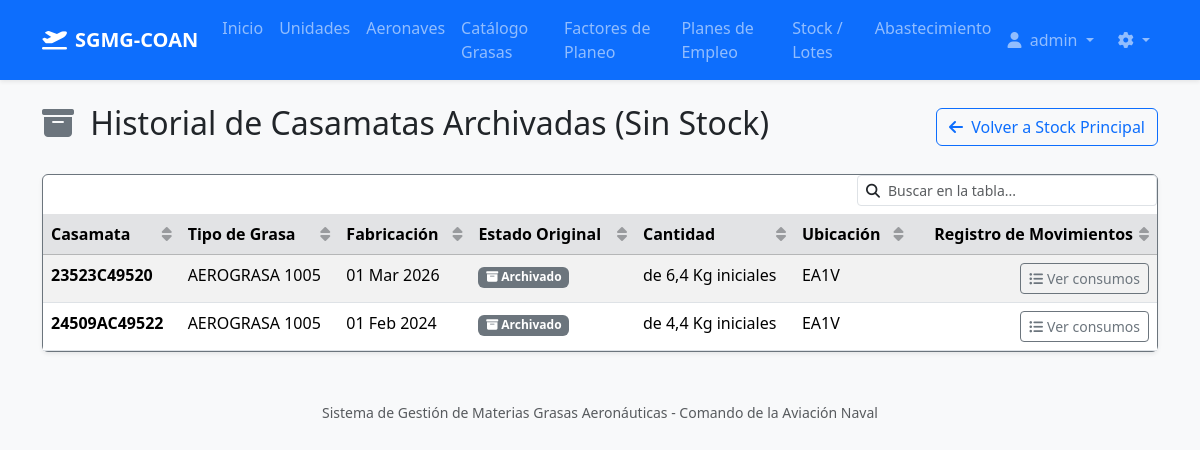
The page /stock/archived/ (signed in) on the database its author committed.
### core/models.py (models this page shows, shortened)
class CustomUser(AbstractUser):
    unit = models.ForeignKey(
        'Unit',
        on_delete=models.SET_NULL,
        null=True,
        blank=True,
        related_name='users',
        verbose_name="Unidad / Escuadrilla Asignada",
        help_text="Asignar una unidad para restringir al usuario a consumos únicamente de esta ubicación."
    )

class GreaseBatch(models.Model):
    STATUS_CHOICES = [
        ('SERVICEABLE', 'Retesteable'),
        ('NEAR_EXPIRATION', 'Próximo a Vencer'),
        ('EXPIRED', 'Vencido'),
        ('PENDING_RETEST', 'Retesteando...'),
    ]
    grease_type = models.ForeignKey(GreaseType, on_delete=models.CASCADE, related_name="batches", verbose_name="Tipo de Grasa")
    batch_number = models.CharField(max_length=100, verbose_name="Número de Lote")
    manufacturing_date = models.DateField(verbose_name="Fecha de Fabricación")
    expiration_date = models.DateField(verbose_name="Fecha de Vencimiento")
    initial_quantity = models.DecimalField(max_digits=10, decimal_places=2, verbose_name="Cantidad Inicial")
    available_quantity = models.DecimalField(max_digits=10, decimal_places=2, verbose_name="Cantidad Disponible")
    unit_price = models.DecimalField(max_digits=14, decimal_places=6, verbose_name="Costo Unitario Real ($)", blank=True, null=True, help_text="Costo real calculado por unidad (Kg/L).")
    storage_location = models.CharField(max_length=100, verbose_name="Ubicación (Almacén/Unidad)")
    status = models.CharField(max_length=30, choices=STATUS_CHOICES, default='SERVICEABLE', verbose_name="Estado")
    can_be_retested = models.BooleanField(default=True, verbose_name="¿Admite retesteo futuro?", help_text="Indica si este lote puede ser sometido a un nuevo retesteo cuando venza.")
    is_archived = models.BooleanField(default=False, verbose_name="¿Archivado (Historial)?")
    class Meta:
        verbose_name = "Casamata"
        verbose_name_plural = "Casamatas"
        unique_together = ('grease_type', 'batch_number')

class GreaseType(models.Model):
    unidad = models.CharField(max_length=50, verbose_name="UNIDAD")
    presentacion = models.DecimalField(max_digits=10, decimal_places=2, verbose_name="PRESENTACIÓN")
    nomenclatura = models.CharField(max_length=150, verbose_name="NOMENCLATURA")
    nne_nsn = models.CharField(max_length=100, verbose_name="N.N.E. / N.S.N.", blank=True, null=True)
    sibys = models.CharField(max_length=100, verbose_name="SIBYS", blank=True, null=True)
    nato = models.CharField(max_length=100, verbose_name="NATO", blank=True, null=True)
    normas_mil_otras = models.CharField(max_length=200, verbose_name="NORMAS MIL / OTRAS", blank=True, null=True)
    shelf_life_months = models.PositiveIntegerField(verbose_name="Vida Útil Total (Meses)")
    recertification_allowed = models.BooleanField(default=False, verbose_name="Permite Re-certificación")
    minimum_stock = models.DecimalField(max_digits=10, decimal_places=2, default=0, verbose_name="Stock Mínimo Permanente", help_text="Punto de pedido. El sistema enviará alertas si el stock cae por debajo de esta cantidad.")
    class Meta:
        verbose_name = "Tipo de Grasa / Aceite"
        verbose_name_plural = "Tipos de Grasas / Aceites"
        unique_together = ('nomenclatura', 'presentacion', 'normas_mil_otras')

### core/views.py (the view, shortened to what this page needs)
# urls.py: path('stock/archived/', views.ArchivedBatchListView.as_view(), name='batch_archived_list'),
class ArchivedBatchListView(LoginRequiredMixin, ListView):
    model = GreaseBatch
    template_name = 'core/greasebatch_archived_list.html'
    context_object_name = 'batches'
    def get_queryset(self):
        qs = super().get_queryset().filter(is_archived=True)
        user = self.request.user
        return qs.order_by('-manufacturing_date')

### core/templatetags/core_filters.py (called while the page is built)
@register.filter
def smart_number(value):
    try:
        if isinstance(value, Decimal):
            d = value.normalize()
            return int(d) if d == d.to_integral() else d
        f_val = float(value)
        if f_val.is_integer():
            return int(f_val)
        return f_val
    except (ValueError, TypeError):
        return value

### core/templates/core/greasebatch_archived_list.html
{% extends 'base.html' %}
{% load core_filters %}
{% block content %}
<div class="d-flex justify-content-between align-items-center mb-4">
    <h2><i class="fa-solid fa-box-archive me-2 text-secondary"></i> Historial de Casamatas Archivadas (Sin Stock)</h2>
    <a href="{% url 'batch_list' %}" class="btn btn-outline-primary"><i class="fa-solid fa-arrow-left me-1"></i> Volver a Stock Principal</a>
</div>
<div class="card shadow-sm border-secondary">
    <div class="card-body p-0">
        <table class="table table-hover table-striped mb-0 text-muted">
            <thead class="table-secondary">
                <tr>
                    <th>Casamata</th>
                    <th>Tipo de Grasa</th>
                    <th>Fabricación</th>
                    <th>Estado Original</th>
                    <th>Cantidad</th>
                    <th>Ubicación</th>
                    <th class="text-end">Registro de Movimientos</th>
                </tr>
            </thead>
            <tbody>
                {% for batch in batches %}
                <tr>
                    <td><strong>{{ batch.batch_number }}</strong></td>
                    <td>{{ batch.grease_type.nomenclatura }}</td>
                    <td>{{ batch.manufacturing_date|date:"d M Y" }}</td>
                    <td>
                        <span class="badge bg-secondary"><i class="fa-solid fa-box-archive"></i> Archivado</span>
                    </td>
                    <td>
                        de {{ batch.initial_quantity|smart_number }} {{ batch.grease_type.unidad }} iniciales
                    </td>
                    <td>{{ batch.storage_location }}</td>
                    <td class="text-end text-nowrap">
                        <a href="{% url 'batch_detail' batch.pk %}" class="btn btn-sm btn-outline-secondary" title="Ver Historial de Consumos"><i class="fa-solid fa-list-ul me-1"></i>Ver consumos</a>
                    </td>
                </tr>
                {% empty %}
                <tr>
                    <td colspan="7" class="text-center py-4 text-muted">No hay casamatas en el historial.</td>
                </tr>
                {% endfor %}
            </tbody>
        </table>
    </div>
</div>
{% endblock %}

### templates/base.html (shortened to what this page needs)
<!DOCTYPE html>
{% load static %}
<html lang="es">
<head>
    <link href="https://cdn.jsdelivr.net/npm/bootstrap@5.3.2/dist/css/bootstrap.min.css" rel="stylesheet">
    <link rel="stylesheet" href="https://cdnjs.cloudflare.com/ajax/libs/font-awesome/6.4.2/css/all.min.css">
    <link href="{% static 'css/style.css' %}" rel="stylesheet">
</head>
<body class="bg-light">
    <nav class="navbar navbar-expand-lg navbar-dark bg-primary shadow-sm mb-4">
        <div class="container">
            <a class="navbar-brand d-flex align-items-center" href="/">
                <i class="fa-solid fa-plane-departure me-2"></i>
                <strong>SGMG-COAN</strong>
            </a>
            <div class="collapse navbar-collapse" id="navbarNav">
                <ul class="navbar-nav me-auto">
                    <li class="nav-item">
                        <a class="nav-link" href="/">Inicio</a>
                    </li>
                    {% if user.is_authenticated %}
                    <li class="nav-item">
                        <a class="nav-link" href="{% url 'unit_list' %}">Unidades</a>
                    </li>
                    <li class="nav-item">
                        <a class="nav-link" href="{% url 'aircraft_list' %}">Aeronaves</a>
                    </li>
                    <li class="nav-item">
                        <a class="nav-link" href="{% url 'grease_list' %}">Catálogo Grasas</a>
                    </li>
                    <li class="nav-item">
                        <a class="nav-link" href="{% url 'association_list' %}">Factores de Planeo</a>
                    </li>
                    <li class="nav-item">
                        <a class="nav-link" href="{% url 'flightplan_list' %}">Planes de Empleo</a>
                    </li>
                    <li class="nav-item">
                        <a class="nav-link" href="{% url 'batch_list' %}">Stock / Lotes</a>
                    </li>
                    <li class="nav-item">
                        <a class="nav-link" href="{% url 'procurement_forecast' %}">Abastecimiento</a>
                    </li>
                    {% endif %}
                </ul>
                <ul class="navbar-nav ms-auto">
                    {% if user.is_authenticated %}
                        <li class="nav-item dropdown">
                            <a class="nav-link dropdown-toggle" href="#" id="navbarDropdown" role="button" data-bs-toggle="dropdown" aria-expanded="false">
                                <i class="fa-solid fa-user me-1"></i> {{ user.username }}
                            </a>
                        </li>
                        {% if user.is_staff or 'Administrador' in user.groups.all|join:',' or 'Logistica' in user.groups.all|join:',' %}
                        <li class="nav-item dropdown ms-2">
                            <a class="nav-link dropdown-toggle" href="#" id="configDropdown" role="button" data-bs-toggle="dropdown" aria-expanded="false" title="Configuración del Sistema">
                                <i class="fa-solid fa-gear"></i>
                            </a>
                        </li>
                        {% endif %}
                    {% else %}
                        <li class="nav-item">
                            <a class="nav-link" href="{% url 'login' %}">Iniciar Sesión</a>
                        </li>
                    {% endif %}
                </ul>
            </div>
        </div>
    </nav>
    <div class="container">
        {% block content %}
        {% endblock %}
    </div>
    <footer class="text-center mt-5 mb-3 text-muted">
        <small>Sistema de Gestión de Materias Grasas Aeronáuticas - Comando de la Aviación Naval</small>
    </footer>
</body>
</html>

### rows shown on the page
CustomUser: username "admin"
GreaseBatch: batch_number "23523C49520", grease_type.nomenclatura "AEROGRASA 1005", manufacturing_date "01 Mar 2026", initial_quantity|smart_number "6,4", grease_type.unidad "Kg", storage_location "EA1V"
GreaseBatch: batch_number "24509AC49522", grease_type.nomenclatura "AEROGRASA 1005", manufacturing_date "01 Feb 2024", initial_quantity|smart_number "4,4", grease_type.unidad "Kg", storage_location "EA1V"
